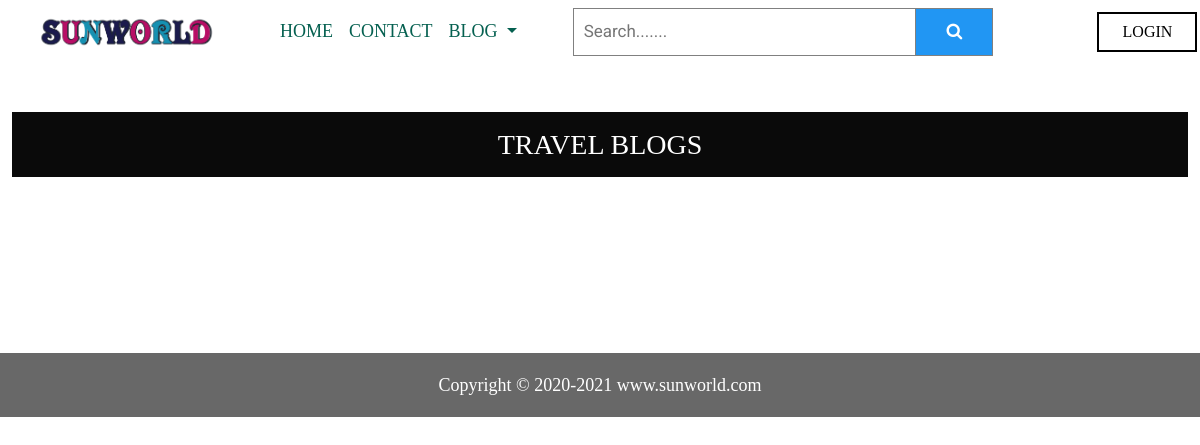
The app's page /travel/, older data.
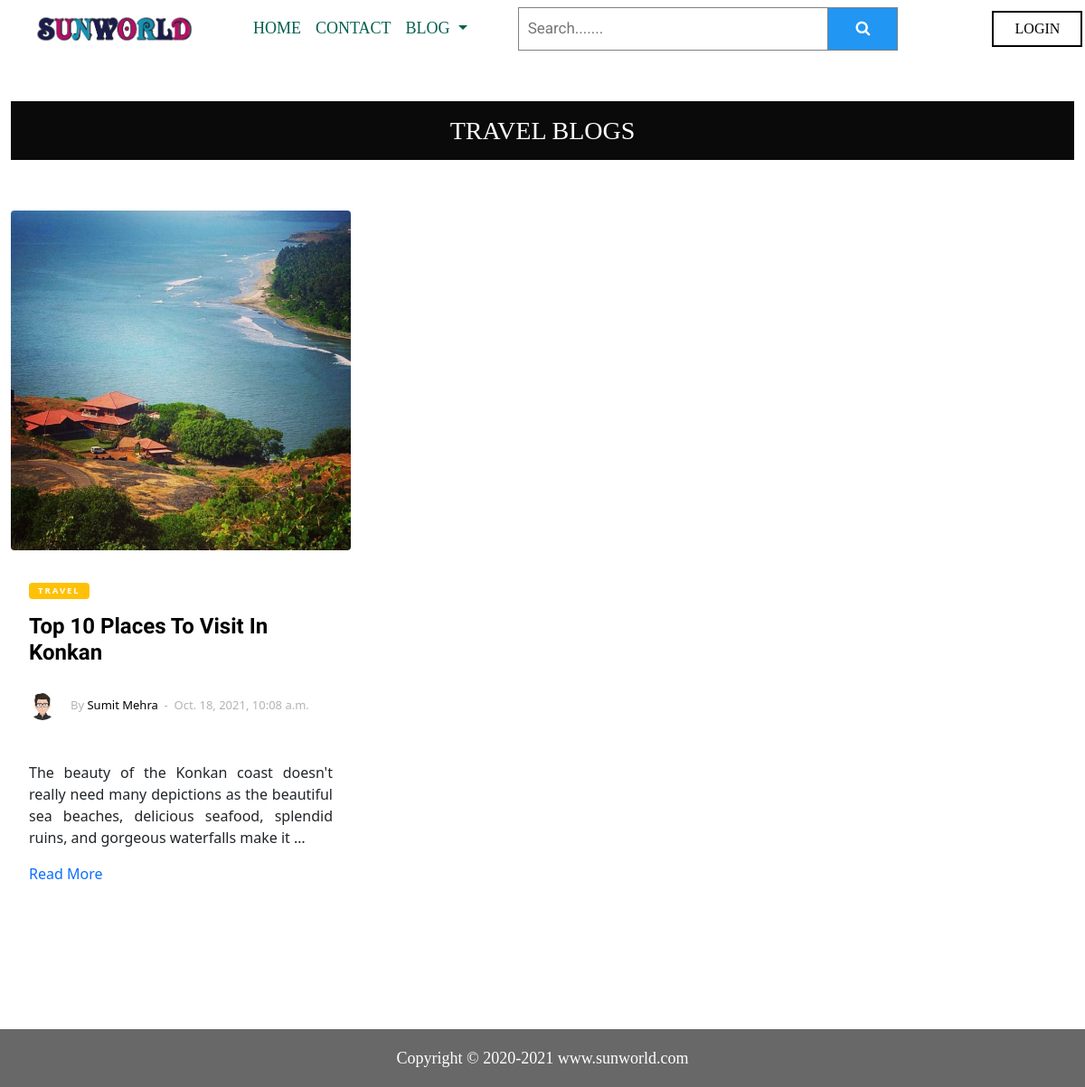
The same page, newer data.
### blogapp/models.py (models this page shows, shortened)
class Post(models.Model):
    STATUS_CHOICES = (('draft','Draft'),('published','Published'))
    BLOG_CATEGORY_CHOICES = (('general','General'),('tech','Tech'),('food','Food'),('travel','Travel'),('sports','Sports'))
    TRENDING_CHOICES = (('trending', 'Trending'),('normal','Normal'))
    blog_category = models.CharField(max_length=50, choices=BLOG_CATEGORY_CHOICES, default='general')
    title = models.CharField(max_length=250)
    slug = models.SlugField(max_length=250, unique_for_date='publish')
    author = models.ForeignKey(User, on_delete=models.CASCADE, related_name='blog_posts')
    body = models.TextField()
    trending = models.CharField(max_length=50, choices=TRENDING_CHOICES, default='normal')
    publish = models.DateTimeField(default=timezone.now)
    created = models.DateTimeField(auto_now_add=True)
    updated = models.DateTimeField(auto_now=True)
    status = models.CharField(max_length=10, choices=STATUS_CHOICES, default='draft')
    image = models.ImageField()
    objects = models.Manager() # The default manager.
    published = PublishedManager() # Our custom manager.
    class Meta:
        ordering=('-publish',)
    def get_absolute_url(self):
        return reverse('blogapp:post_detail',
                       args=[self.publish.year,
                             self.publish.month,
                             self.publish.day,
                             self.slug])
    def fullname(self):
        return f'{self.author.first_name} {self.author.last_name}'

### blogapp/views.py (the view)
# urls.py: path('travel/',views.TravelListView.as_view(), name='travel'),
class TravelListView(ListView):
    queryset = Post.objects.all().filter(blog_category__icontains='Travel')
    context_object_name = 'posts'
    paginate_by = 3
    template_name = 'blog/post/tourist.html'

### blogapp/templates/blog/post/tourist.html (shortened to what this page needs)
{% extends "blog/base.html" %}
{% load static %}
{% block content %}
<div class="main-body">
<div class="site-section py-4">
  <div class="container">
    <div class="row-mb-5">
      <div class="col-12 my-4 pb-4">
        <h3 class='text-center py-3 inner-text'>Travel Blogs</h3>
      </div>
      <div class="row">
        {% for post in posts %}
        <div class="col-lg-4 mb-4">
          <div class="entry2">
            <a href="{{ post.get_absolute_url }}"><img src="{{ post.image.url }}" alt="Image" class="img-fluid rounded"
                data-pagespee></a>
            <div class="excerpt">
              <span class="post-category text-white bg-warning mb-3">{{ post.blog_category }}</span>
              <h2><a href="{{ post.get_absolute_url }}">{{ post.title }}</a></h2>
              <div class="post-meta align-items-center text-left clearfix">
                <figure class="author-figure mb-0 mr-3 float-left"><img src="{% static 'images/default.png' %}" alt="Image"
                    class="img-fluid"></figure>
                <span class="d-inline-block mt-1">By <a href="#"> {{ post.fullname }}</a></span>
                <span>&nbsp;-&nbsp; {{ post.publish }}</span>
              </div>
              <p>{{ post.body|safe|truncatewords:25|linebreaks }}</p>
              <p><a href="{{ post.get_absolute_url }}">Read More</a></p>
            </div>
          </div>
        </div>
        {% endfor %}
      </div>
    </div>
  </div>
</div>
</div>
{% endblock content %}

### blogapp/templates/blog/base.html (shortened to what this page needs)
<!DOCTYPE html>
<html>
{% load static %}
<head>
  <link href="{% static "css/blog.css" %}" rel="stylesheet" type="text/css">
  <link rel="stylesheet" type="text/css" media="screen and (max-width:1170px)" href="{% static 'css/phone.css' %}">
  <link rel="stylesheet"  href="https://stackpath.bootstrapcdn.com/font-awesome/4.7.0/css/font-awesome.min.css">
  <nav class="navbar navbar-expand-lg navbar-dark bg-custome">
    <div class="container-fluid">
      <a class="navbar-brand mx-4" href="/"><img src='{% static 'images/logo.png' %}' class='logo' alt="sunworld"></a>
      <div class="collapse navbar-collapse" id="navbarSupportedContent">
        <ul class="navbar-nav  mb-2 mb-lg-0">
          <li class="nav-item">
            <a class="nav-link {% block homeactive %}  {% endblock homeactive %}" aria-current="page" href="/">HOME</a>
          </li>
          <li class="nav-item ">
            <a class="nav-link {% block contactactive %} {% endblock contactactive %}" href="{% url 'blogapp:contact' %}">CONTACT</a>
          </li>
          <li class="nav-item dropdown">
            <a class="nav-link dropdown-toggle" href="#" id="navbarDropdown" role="button" data-bs-toggle="dropdown" aria-expanded="false">
              BLOG
            </a>
          </li>
        </ul>
        <form method="get" action="/search" class="example">
          <input type="search" class='search-input' name="query" id="search" placeholder="Search......." aria-label="Search" required>
          <button type="submit"><i class="fa fa-search"></i></button>
        </form>
        <ul class="navbar-nav ml-auto user-name">
          {% if user.is_authenticated %}
          <li class="nav-item dropdown">
            <a class="nav-link dropdown-toggle active" href="#" id="navbarDropdown" role="button"
              data-bs-toggle="dropdown" aria-expanded="false">
              Welcome {{request.user}}
            </a>
            <ul class="dropdown-menu" aria-labelledby="navbarDropdown">
              <li><a class="dropdown-item" href="/logout">Logout</a></li>
            </ul>
          </li>
        </ul>
        {% else %}
        <a href='{% url 'blogapp:handleLogin' %}' class="btn btn-dark mx-2">LOGIN</a>
        {% endif %}
      </div>
    </div>
  </nav>
  <link href="https://cdn.jsdelivr.net/npm/bootstrap@5.0.1/dist/css/bootstrap.min.css" rel="stylesheet"
>
</head>
<body>
  {% block content %}
  {% endblock content %}
  {% include 'blog/footer.html' %}

### blogapp/templates/blog/footer.html
<div class="footer bg-footer">
    <span class="text-footer">Copyright © 2020-2021 www.sunworld.com</span>
</div>
</body>
</html>

### static/css/blog.css (style rules this page uses)
.bg-custome { background-color: white!important; }
.logo { width: 180px; height: 35px; }
.navbar-nav { margin-left: 2rem; }
a { color:#00abff; text-decoration:none; }
.user-name { margin-left: 6rem; }
.container-fluid { display: flex; align-items: center; justify-content: center; }
h2, .h2 { font-size: 50px; }
a, a:hover, a:focus { text-decoration: none; }
a { text-decoration: none!important; }
h1, h2, h3, h4, h5, h6 { color: #000000; font-family: "hanskendrick"; font-weight: 600; line-height: 1.2; }
input, textarea { clear:both; float:left; margin:0 0 10px; background:#ededed; border:0; padding:6px 10px; font-size:12px; }
.search-input { width: 24rem!important; }
h2 { font-family: 'Farro', sans-serif; }
.navbar-dark { font-family: 'Roboto', sans-serif; }
a.navbar-brand { font-family: 'Roboto', sans-serif; font-weight: bolder; }
.nav-link { font-family: 'Roboto', sans-serif; font-family: fangsong; }
.navbar-dark .navbar-nav .nav-link { color:#056050!important; font-size: 18px; }
.btn-dark { color: black!important; background-color: white!important; border: 2px solid black!important; border-radius: 0px!important; width: 100px!important; text-align: center!important; font-family: fangsong; margin-left: 25rem; }
p { text-align: justify; }
.footer { justify-content: center; align-items: center; display: flex; height:8vh; }
.text-footer { color: white; font-family: fangsong; font-size: 18px; }
.bg-footer { background-color: #101010a1!important; margin-top: 6rem }
.text-center { text-align: center!important; }
.fa { display: inline-block; font: normal normal normal 14px/1 FontAwesome; font-size: inherit; text-rendering: auto; -webkit-font-smoothing: antialiased; -moz-osx-font-smoothing: grayscale; }
.align-items-center { align-items: center!important; }
.entry2 img { margin-bottom: 30px; }
.img-fluid { max-width: 100%; height: auto; }
.site-section { padding: 5em 0; }
.entry2 .excerpt { padding-left: 20px; padding-right: 20px; }
.post-category { display: inline-block; padding: 2px 10px; border-radius: 4px; letter-spacing: .2em; font-weight: 700; font-size: .6rem; text-transform: uppercase; }
.entry2 h2 { font-size: 24px; margin-bottom: 30px; font-weight: 700; }
.entry2 h2 a { color: #000; }
.entry2 .post-meta { color: #b3b3b3; font-size: 13px; width: 100%; display: block; }
.mr-3 { margin-right: 1rem!important; }
.mb-0 { margin-bottom: 0!important; }
.float-left { float: left!important; }
figure { margin: 0 0 1rem; }
.entry2 .post-meta .author-figure img { width: 30px; border-radius: 50%; }
.d-inline-block { display: inline-block!important; }
.entry2 .post-meta a { color: #000; }
form.example input[type=search] { padding: 10px; font-size: 17px; border: 1px solid grey; float: left; width: 80%; background: white; }
form.example button { float: left; width: 20%; padding: 10px; background: #2196F3; color: white; font-size: 17px; border: 1px solid grey; border-left: none; cursor: pointer; }
.example { display: flex; margin-left: 3rem; }
.inner-text { text-transform: uppercase; background-color: #0a0a0a; padding-top: 27px; margin-top: 0px; color: white; }
.container { max-width: 1200px!important; }
img { vertical-align: middle; border-style: none; }

Row changes from the older to the newer data that the page shows:
added Post: image (picture), blog_category "TRAVEL", title "Top 10 Places To Visit In Konkan", fullname "Sumit Mehra", publish "Oct. 18, 2021, 10:08 a.m.", body "The beauty of the Konkan coast doesn't really need many depictions as the beautiful sea beaches, delicious seafood, splendid ruins, and gorgeous waterfalls make it …"
